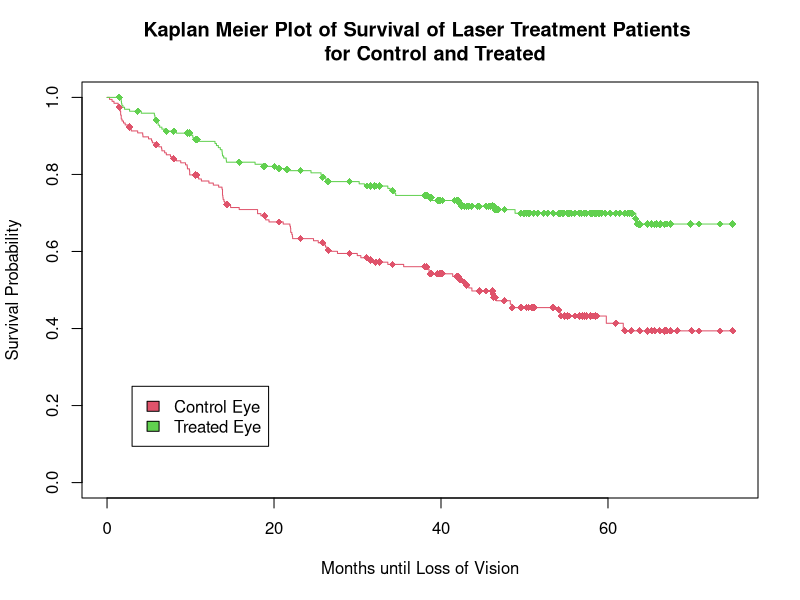
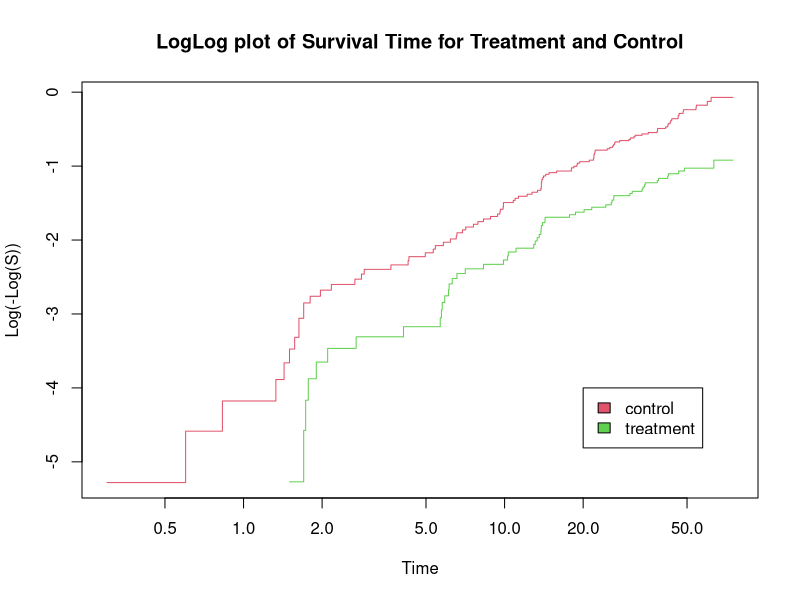
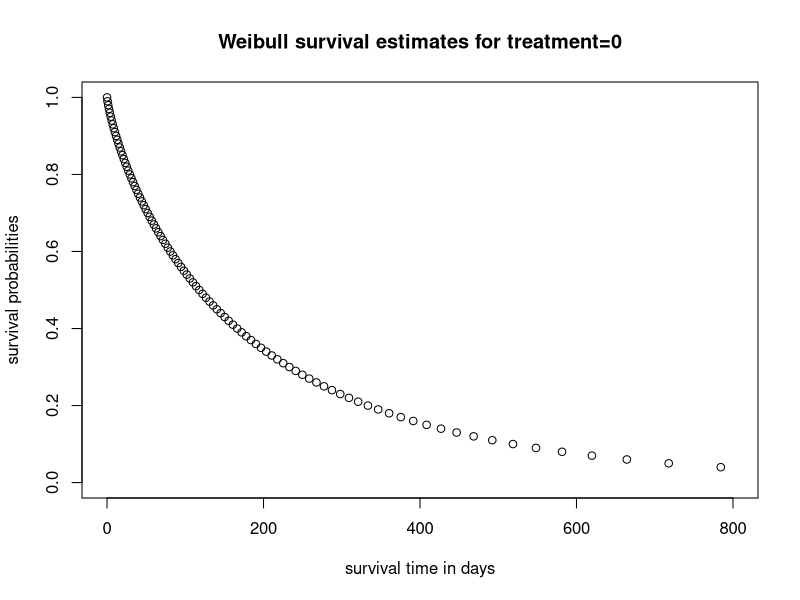
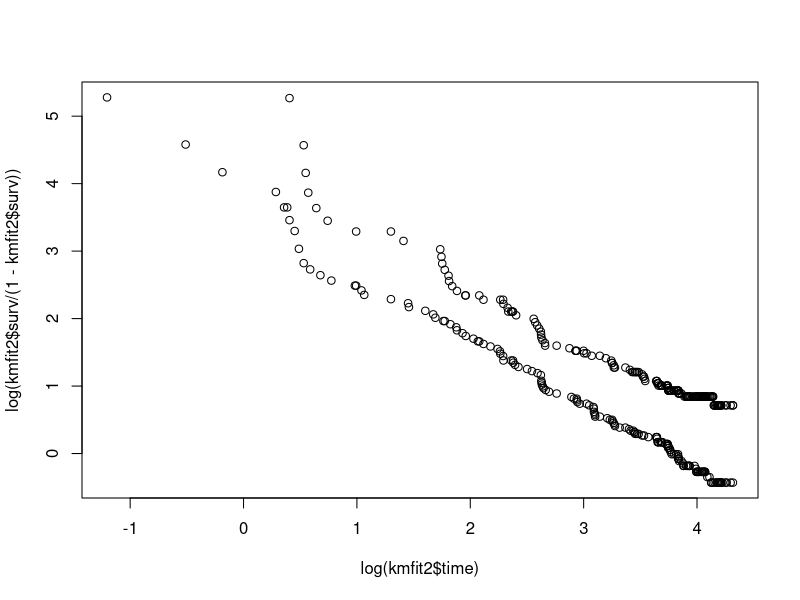

These charts were generated, in order, by the following R code:
## ---- chunk 1
knitr::opts_chunk$set(echo = TRUE)
library(survival)
library(car)
## ---- chunk 2
ret.trt.control.survfit <- survfit(Surv(futime, status) ~ trt, data = retinopathy)
plot(ret.trt.control.survfit, main = "Kaplan Meier Plot of Survival of Laser Treatment Patients 
     for Control and Treated",
     xlab = "Months until Loss of Vision", ylab = "Survival Probability", col = c(2,3),
     mark.time = TRUE, mark = 18)
legend(3,0.25, c("Control Eye","Treated Eye"), fill = c(2,3))
## ---- chunk 3
treat.cox <- coxph(Surv(futime, status) ~ trt, data = retinopathy)
treat.cox
## ---- chunk 4
retino.full <- coxph(Surv(futime, status) ~  eye + age + type + risk + laser:trt + trt, data = retinopathy)
Anova(retino.full, type = "III", test.statistic = "LR")
## ---- chunk 5
retino.control <- coxph(Surv(futime, status) ~ eye + age + type + laser, data = retinopathy)
retino.final <- coxph(Surv(futime,status) ~ risk + trt, data = retinopathy)
retino.final

#lrt <- 2 * (retino.full$loglik[2] - retino.control$loglik[2])
#lrt
#pchisq(lrt,df=2,lower.tail=FALSE)
## ---- chunk 6
retino_loglog <- survfit(Surv(futime, status) ~ trt, data = retinopathy)
plot(retino_loglog, fun = "cloglog", col = c(2,3), 
     xlab = "Time", ylab = "Log(-Log(S))",
     main = "LogLog plot of Survival Time for Treatment and Control")
legend(20,-4, c("control","treatment"), fill = c(2,3))
## ---- chunk 7
cox.zph(retino.final)
## ---- chunk 8
modpar1 <- survreg(Surv(futime, status) ~ trt, data = retinopathy, dist="exponential")
summary(modpar1)
## ---- chunk 9
modpar2 <- survreg(Surv(futime, status) ~ trt, data = retinopathy, dist="weibull")
summary(modpar2)
## ---- chunk 10
pattern1 <- data.frame(trt=1)
pct=c(.25, .50, .75)
days = predict(modpar2, newdata=pattern1, type="quantile", p=pct)
cbind(pct, days)
## ---- chunk 11
pct2 <- 0:100/100
days2 <- predict(modpar2, newdata=pattern1, type="quantile", p=pct2)
survival=1-pct2
plot(days2, survival, xlab="survival time in days", ylab="survival probabilities", main="Weibull survival estimates for treatment=0", xlim=c(0,800))
## ---- chunk 12
modpar3 <- survreg(Surv(futime, status) ~ trt, data = retinopathy, dist="loglogistic")
summary(modpar3)
## ---- chunk 13
kmfit2<-survfit(Surv(futime, status) ~ trt, data = retinopathy)
plot(log(kmfit2$time),log(kmfit2$surv/(1-kmfit2$surv)))
## ---- chunk 14
Y <- Surv(retinopathy$futime, retinopathy$status==1)
coxph(Y~trt, data=retinopathy)
## ---- chunk 15
coxph(Y~trt+frailty(id, distribution="gamma"), data=retinopathy)
